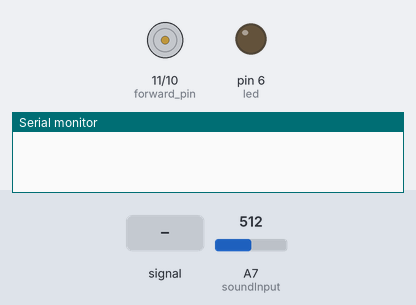
Simulated run of this sketch. Board: Arduino Nano, built with avr-gcc and run on an emulated ATmega328P. On the bench: motor-driver pin pairs drawn as motors (green arrow = first pin HIGH = forward, orange = second pin HIGH = backward, longer = more drive), output pins drawn as LEDs (lit = HIGH), the last lines printed to the serial monitor. Inputs (shaded band) come from the test bench; at power-on: A7 (soundInput) = 512.

Above: at 1.2 s.
1.3 s: A7 (soundInput) fed a 200 Hz sine of ±81 counts around its level
At 2.1 s:
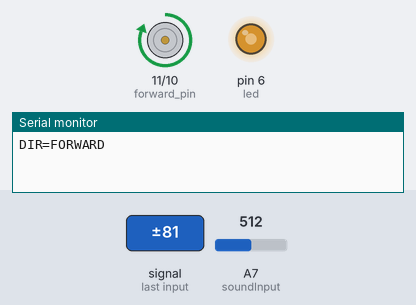
At 7.9 s:
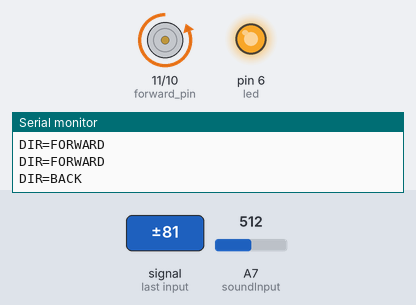
Timing chart, 0 to 40.8 s (numbered marks = the images above; inputs shaded):
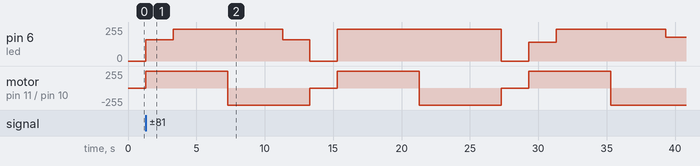

The sketch:

h_bridge_sound_input.ino
```cpp
/*

*/
int led = 6;//LED_BUILTIN;
int btn = 12;
int forward_pin = 11;
int back_pin = 10;
int button_pressed = 0;

int soundInput = A7;    // select the input pin for the microphone
int soundLoudness = 0;  // variable to store the value coming from the microphone
#define SOUND_THRESHOLD 7
#define NOMINAL_LEVEL 130

char response[12]; // response to send to USB serial to monitor mic

enum motor_state {
  FORWARD1,
  FORWARD2,
  FORWARD3,
  BACK1,
  BACK2,
  BACK3,
  IDLE
};

motor_state msMotor = IDLE;

void setup() {
    pinMode(led, OUTPUT);
    pinMode(forward_pin, OUTPUT);
    pinMode(back_pin, OUTPUT);
    pinMode(btn, INPUT);

    Serial.begin(9600);
}

void loop() {
  int motorPower = 0;
  int soundDeviation = 0;
  soundLoudness = analogRead(soundInput);

  soundLoudness = map(soundLoudness, 0, 1023, 0, 255);
  soundDeviation = abs(soundLoudness - NOMINAL_LEVEL);
  motorPower = soundDeviation * 20;

  if (motorPower > 240) {
    motorPower = 240;
  }

  //if (Serial.available()) {      // If anything comes in Serial (USB),
  itoa(soundDeviation, response, 10);
  //Serial.write(response);
  //Serial.write("\n");

  //# if sound level reached the threshold then we start doing things
  if (soundDeviation >= SOUND_THRESHOLD) {
    //# first advancing the state machine
    switch (msMotor) {
      case IDLE:
        msMotor = FORWARD1;
        break;
      case FORWARD1:
        msMotor = FORWARD2;
        break;
      case FORWARD2:
        msMotor = FORWARD3;
        break;
      case FORWARD3:
        msMotor = BACK1;
        break;
      case BACK1:
        msMotor = BACK2;
        break;
      case BACK2:
        msMotor = BACK3;
        break;
      case BACK3:
        msMotor = IDLE;
        break;
    }

    //# now running the motor
    switch (msMotor) {
      case IDLE:
        makeMotorIdle();
        break;
      case FORWARD1:
      case FORWARD2:
      case FORWARD3:
      case BACK1:
      case BACK2:
      case BACK3:
        //runMotorWithSoftStart(msMotor, motorPower);
        runMotorWithHardStart(msMotor, motorPower);
        break;
    }

    //# now letting the motor run for a short time before listening to the microphone again
    delay(2000);
    makeMotorIdle();
  } else {
    //delay(30);
  }
}

void runMotorWithHardStart(motor_state msMotorState, int motorPower) {
  Serial.write("DIR=");

  if (msMotorState == FORWARD1 ||
      msMotorState == FORWARD2 ||
      msMotorState == FORWARD3) {
    digitalWrite(back_pin, LOW);
    digitalWrite(forward_pin, HIGH);
    Serial.write("FORWARD");
  } else if (msMotorState == BACK1 ||
      msMotorState == BACK2 ||
      msMotorState == BACK3) {
    digitalWrite(forward_pin, LOW);
    digitalWrite(back_pin, HIGH);
    Serial.write("BACK");
  }

  Serial.write("\n");
  analogWrite(led, motorPower);
}

void runMotorWithSoftStart(motor_state msMotorState, int motorPower) {

  if (msMotorState == FORWARD1 ||
      msMotorState == FORWARD2 ||
      msMotorState == FORWARD3) {
    digitalWrite(back_pin, LOW);
    motorSoftStart(forward_pin, motorPower);
  } else if (msMotorState == BACK1 ||
      msMotorState == BACK2 ||
      msMotorState == BACK3) {
    digitalWrite(forward_pin, LOW);
    motorSoftStart(back_pin, motorPower);
  }

  analogWrite(led, motorPower);
}

void motorSoftStart(int intPin, int intMotorPower) {
  div_t divresult;

  int intIncrement = 20;
  int intNumOfSteps = 0;
  int intCounter = 0;

  divresult = div(intMotorPower, intIncrement);
  intNumOfSteps = divresult.quot;

  for (intCounter = 1; intCounter <= intNumOfSteps; intCounter++) {
    analogWrite(intPin, intCounter * intIncrement);
    delay(250);
  }
}

void makeMotorIdle() {
  digitalWrite(led, LOW);
  digitalWrite(forward_pin, LOW);
  digitalWrite(back_pin, LOW);
}
```

Measured:
- after the input at 1.3 s, pin 6 (led): 0/255 → 160/255 at once, → 240/255 2.0 s later, → 160/255 8.0 s later, → 0/255 2.0 s later, … (9 changes in this stretch); motor on pin 11 (forward_pin) / pin 10 (back_pin): stopped → forward 255/255 at once, then repeats every 14.0 s: backward 255/255 6.0 s, stopped 2.0 s, forward 255/255 6.0 s
